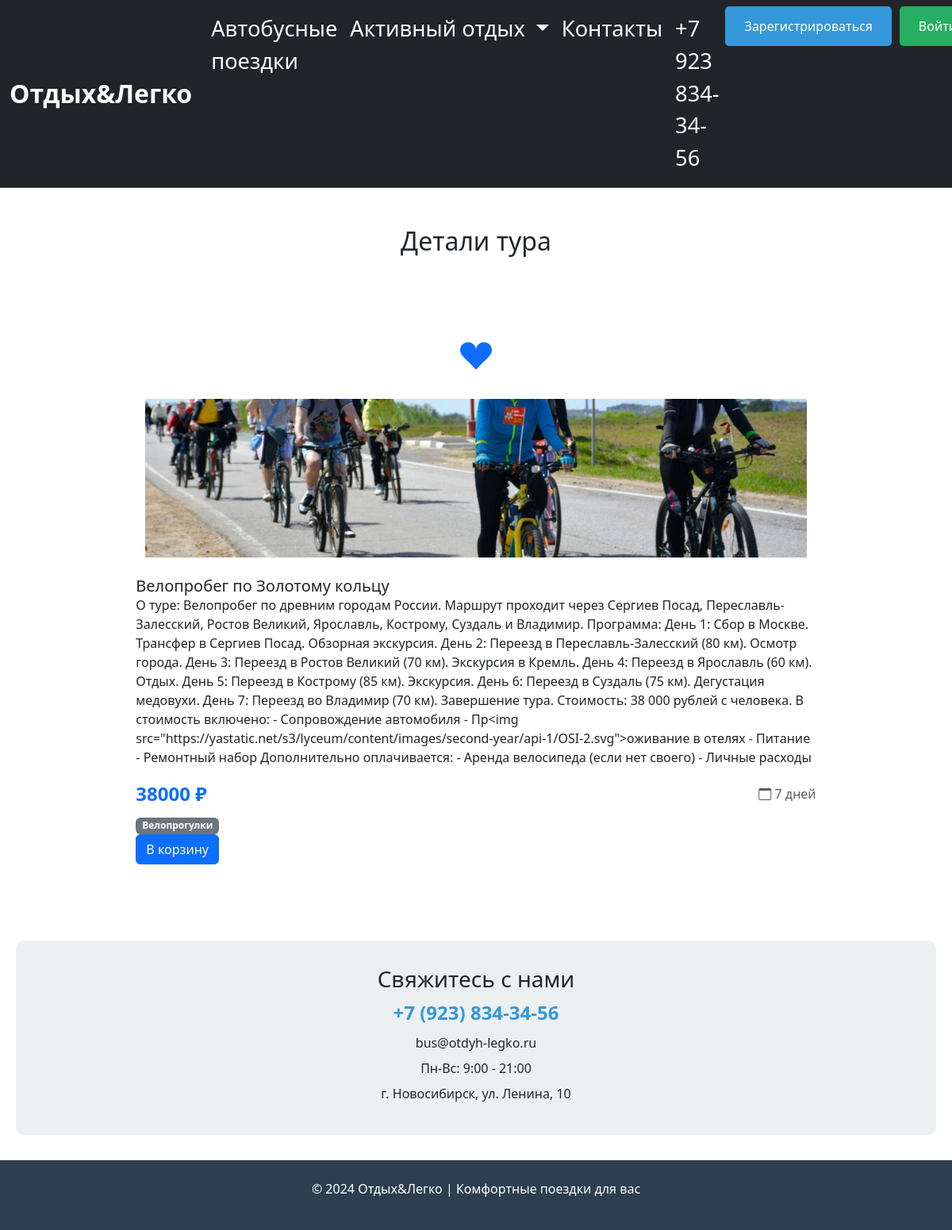
The page /tour/inf/3 on the database as committed earlier.
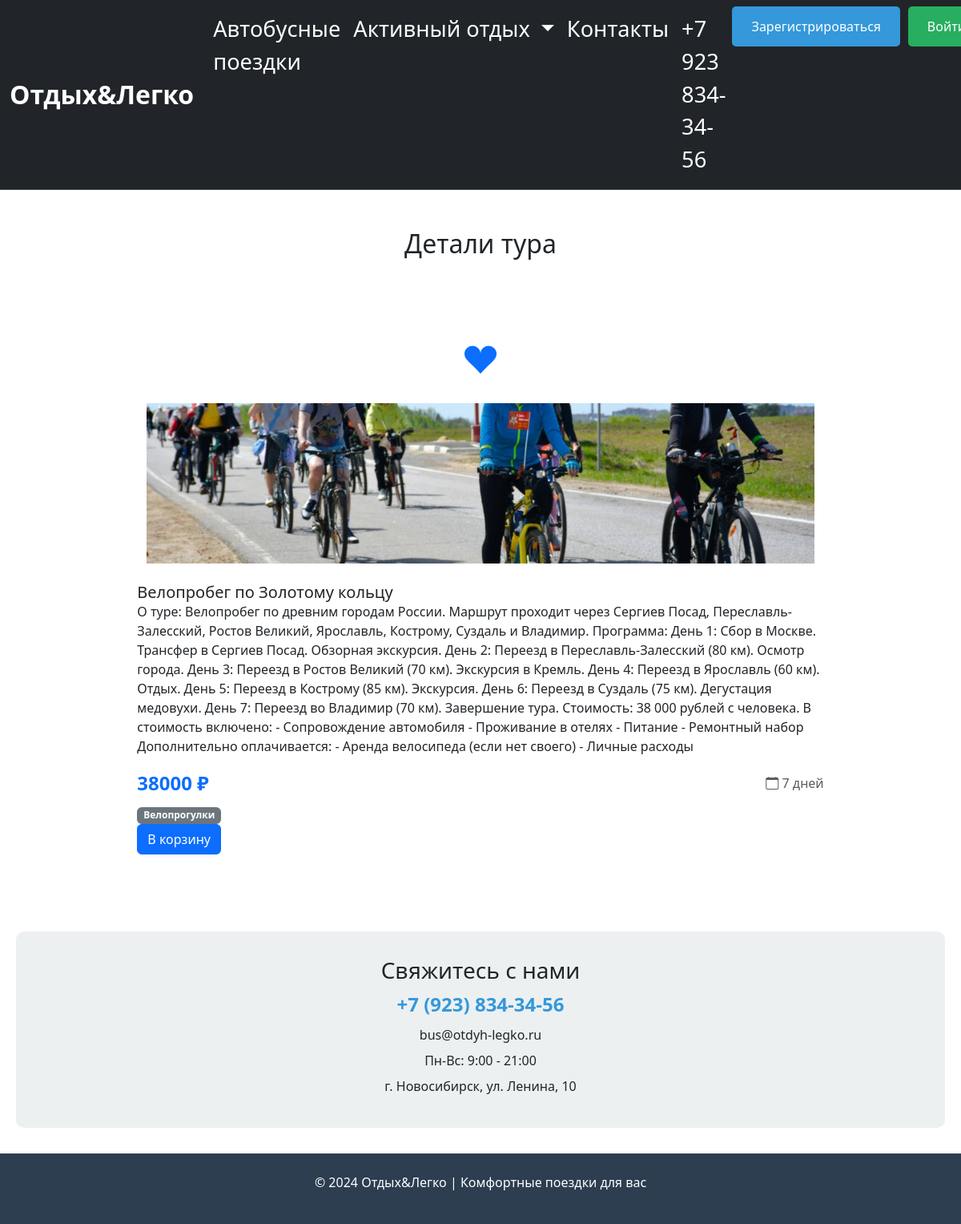
The same page on the database as committed later.
### data/tours.py (models this page shows, shortened)
class Tours(SqlAlchemyBase, SerializerMixin):
    __tablename__ = 'tours'
    id = sqlalchemy.Column(sqlalchemy.Integer,
                           primary_key=True, autoincrement=True)
    category_id = sqlalchemy.Column(sqlalchemy.Integer,
                                    sqlalchemy.ForeignKey("category.id"))
    title = sqlalchemy.Column(sqlalchemy.String,
                              nullable=True)
    content = sqlalchemy.Column(sqlalchemy.TEXT,
                                nullable=True)
    is_published = sqlalchemy.Column(sqlalchemy.Boolean,
                                     default=True)
    free_pl = sqlalchemy.Column(sqlalchemy.Integer)
    duration = sqlalchemy.Column(sqlalchemy.Integer, default=3)
    price = sqlalchemy.Column(sqlalchemy.Integer, default=10000)
    img = sqlalchemy.Column(sqlalchemy.String,
                            nullable=False)
    user_id = sqlalchemy.Column(sqlalchemy.Integer, sqlalchemy.ForeignKey("users.id"))
    category = orm.relationship("Category", back_populates='tours')
    cart_items = orm.relationship('CartItem', back_populates='tour', cascade='all, delete-orphan')
    author = orm.relationship("Users", foreign_keys=[user_id], backref='created_tours')

class Category(SqlAlchemyBase, SerializerMixin):
    __tablename__ = 'category'
    id = sqlalchemy.Column(sqlalchemy.Integer,
                           primary_key=True,
                           autoincrement=True)
    name = sqlalchemy.Column(sqlalchemy.String,
                             nullable=True)
    tours = orm.relationship("Tours", cascade="all, delete", back_populates='category')

### main.py (the view)
@app.route('/tour/inf/<int:id_>', methods=['GET', 'POST'])
def tours_detail(id_):
    db_sess = db_session.create_session()
    tour = db_sess.query(Tours).filter(Tours.id == id_).first()
    return render_template('tours_wor.html',
                           title='Детали тура', tour=tour)

### data/db_session.py (called while the page is built)
def create_session() -> Session:
    global __factory
    return __factory()

### templates/tours_wor.html (shortened to what this page needs)
{% extends "base.html" %}
{% block content %}
<div class="container my-5">
  <h2 class="text-center mb-4">{{ title if title else 'Наши туры' }}</h2>
  {% if tour %}
  <div class="container my-5">
    <div class="row justify-content-center">
        <div class="col-lg-10">
            <div class="company-card p-4 p-lg-5">
                <div class="text-center mb-4">
                    <i class="bi bi-suit-heart-fill fs-1 text-primary"></i>
                </div>
<div class="row row-cols-1 row-cols-md-3 g-4">
    {% if not current_category or current_category == tour.category.name %}
        {% if tour.img %}
        <img src="{{ url_for('static', filename='img/' + tour.img) }}" class="card-img-top" alt="{{ tour.title }}" style="height: 200px; object-fit: cover;">
        {% else %}
        <img src="https://via.placeholder.com/300x200?text=Нет+фото" class="card-img-top" alt="Нет изображения" style="height: 200px; object-fit: cover;">
        {% endif %}
        <div class="card-body">
          <h5 class="card-title">{{ tour.title }}</h5>
          <div class="card-text">
            {% if tour.content %}
              {{ tour.content }}
            {% else %}
              <p class="text-muted">Описание временно недоступно</p>
            {% endif %}
          </div>
          <div class="d-flex justify-content-between align-items-center mt-3">
            <span class="text-primary fw-bold fs-4">{{ tour.price }} ₽</span>
            <span class="text-muted"><i class="bi bi-calendar"></i> {{ tour.duration }} дней</span>
          </div>
          {% if tour.category %}
          <div class="mt-2">
            <span class="badge bg-secondary">{{ tour.category.name }}</span>
          </div>
          {% endif %}
  <form action="{{ url_for('add_to_cart', tour_id=tour.id) }}" method="POST">
    <button type="submit" class="btn btn-primary">В корзину</button>
</form>
        </div>
      </div>
    </div>
    {% endif %}
  </div>
  {% endif %}
</div>
            </div>
        </div>
{% endblock %}

### templates/base.html (shortened to what this page needs)
<!doctype html>
<html lang="en">
<head>
  <link href="https://cdn.jsdelivr.net/npm/bootstrap@5.3.0/dist/css/bootstrap.min.css" rel="stylesheet">
  <link rel="stylesheet" href="https://cdn.jsdelivr.net/npm/bootstrap-icons@1.11.0/font/bootstrap-icons.css">
</head>
<body class="hold-transition sidebar-mini">
  <nav class="navbar navbar-expand-lg bg-dark border-bottom" data-bs-theme="dark">
    <div class="container-fluid">
      <a class="navbar-brand text-white" href="/">Отдых&Легко</a>
      <div class="collapse navbar-collapse" id="navbarNavDropdown">
        <ul class="navbar-nav ms-auto">
          <li class="nav-item">
            {% if active_bus %}
              <a class="nav-link active text-white" aria-current="page" href="/tours/bus_tour"><u>Автобусные поездки</u></a>
            {% else %}
            <a class="nav-link active text-white" aria-current="page" href="/tours/bus_tour">Автобусные поездки</a>
            {% endif %}
          </li>
          <li class="nav-item dropdown">
            {% if active %}
              <a class="nav-link dropdown-toggle text-white" href="/tours/active" role="button" data-bs-toggle="dropdown" aria-expanded="false">
              <u>Активный отдых
            </u></a>
            {% else %}
            <a class="nav-link dropdown-toggle text-white" href="/tours/active" role="button" data-bs-toggle="dropdown" aria-expanded="false">
              Активный отдых
            </a>
            {% endif %}
          </li>
          <li class="nav-item">
            {% if active_cont %}
              <a class="nav-link text-white" href="/contacts"><u>Контакты</u></a>
            {% else %}
            <a class="nav-link text-white" href="/contacts">Контакты</a>
            {% endif %}
          </li>
          <li class="nav-item">
            <a class="nav-link text-white" href="#">+7 923 834-34-56</a>
          </li>
          <li class="nav-item">
            {% if current_user.is_authenticated %}
              <a class="btn-logout btn-custom" href="/profile">Профиль</a>
            {% else %}
              <div class="auth-buttons">
                <a class="btn-register btn-custom" href="/register">Зарегистрироваться</a>
                <a class="btn-login btn-custom" href="/login">Войти</a>
              </div>
            {% endif %}
          </li>
        </ul>
      </div>
    </div>
  </nav>
  <main>
    {% block content %}{% endblock %}
  </main>
  <div class="container">
    <div class="contacts">
      <h3>Свяжитесь с нами</h3>
      <p class="phone">+7 (923) 834-34-56</p>
      <p>bus@otdyh-legko.ru</p>
      <p>Пн-Вс: 9:00 - 21:00</p>
      <p>г. Новосибирск, ул. Ленина, 10</p>
    </div>
  </div>
  <div class="footer">
    <p>© 2024 Отдых&Легко | Комфортные поездки для вас</p>
  </div>
</body>
</html>

### templates/base.html (style rules this page uses)
.footer { background: #2c3e50; color: white; text-align: center; padding: 1.5rem; margin-top: 2rem; }
.contacts { text-align: center; background: #ecf0f1; border-radius: 10px; padding: 2rem; margin: 2rem 0; }
.contacts p { margin: 0.5rem 0; }
.phone { font-size: 1.5rem; font-weight: bold; color: #3498db; }
.container { max-width: 1200px; margin: 0 auto; padding: 0 20px; }
.navbar { position: relative; z-index: 1050 !important; background-color: #212529 !important; }
.navbar-collapse { position: relative; z-index: 1050 !important; }
.navbar-brand { font-size: 2rem !important; font-weight: bold; }
.navbar .nav-link { font-size: 1.7rem; }
.navbar { font-size: 1.7rem; }
.btn-custom { display: inline-block; padding: 0.8rem 1.5rem; border: none; border-radius: 5px; font-size: 1rem; cursor: pointer; text-decoration: none; transition: background 0.3s; font-weight: 500; }
.btn-register { background: #3498db; color: white; }
.btn-login { background: #27ae60; color: white; }
.auth-buttons { display: flex; gap: 10px; }

Rows that differ between the two databases and show on the page:
changed Tours "Велопробег по Золотому кольцу": content "…- Сопровождение автомобиля - Пр<img src=\"https://yastatic.net/s3/lyceum/content/images/second-year/api-1/OSI-2.svg\">оживание в отелях - Питание…" → "…- Сопровождение автомобиля - Проживание в отелях - Питание…"
